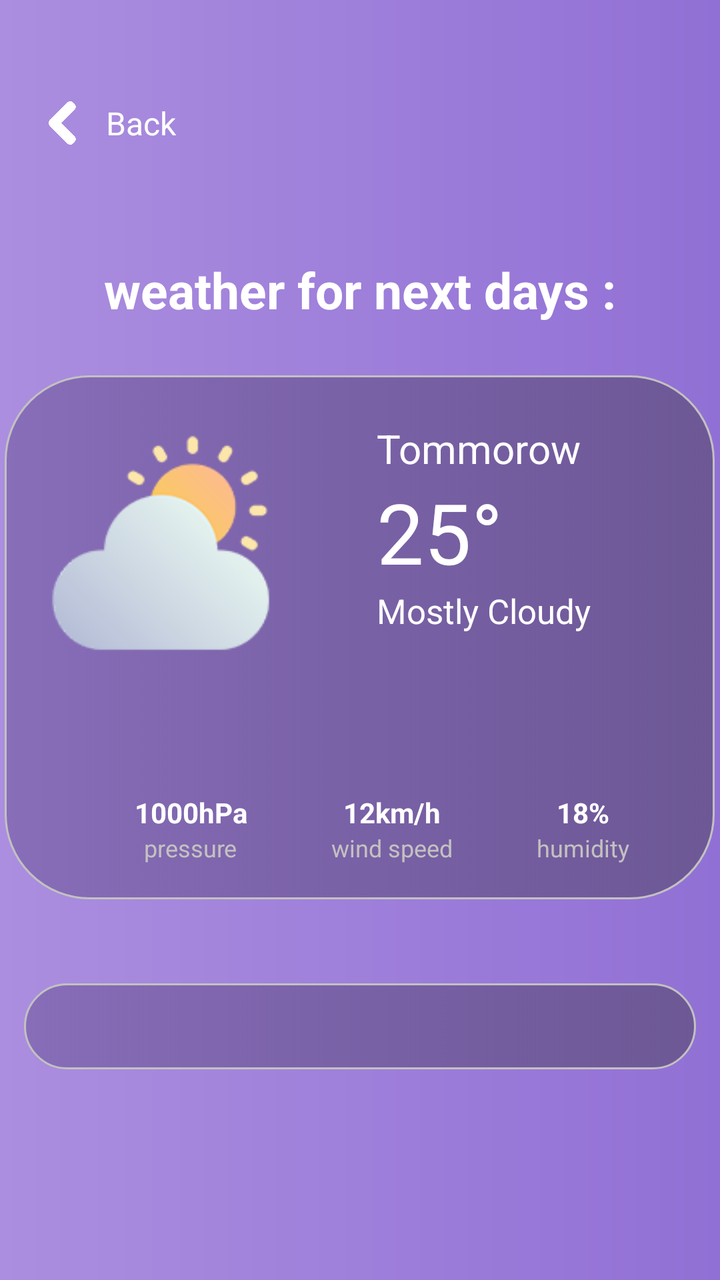
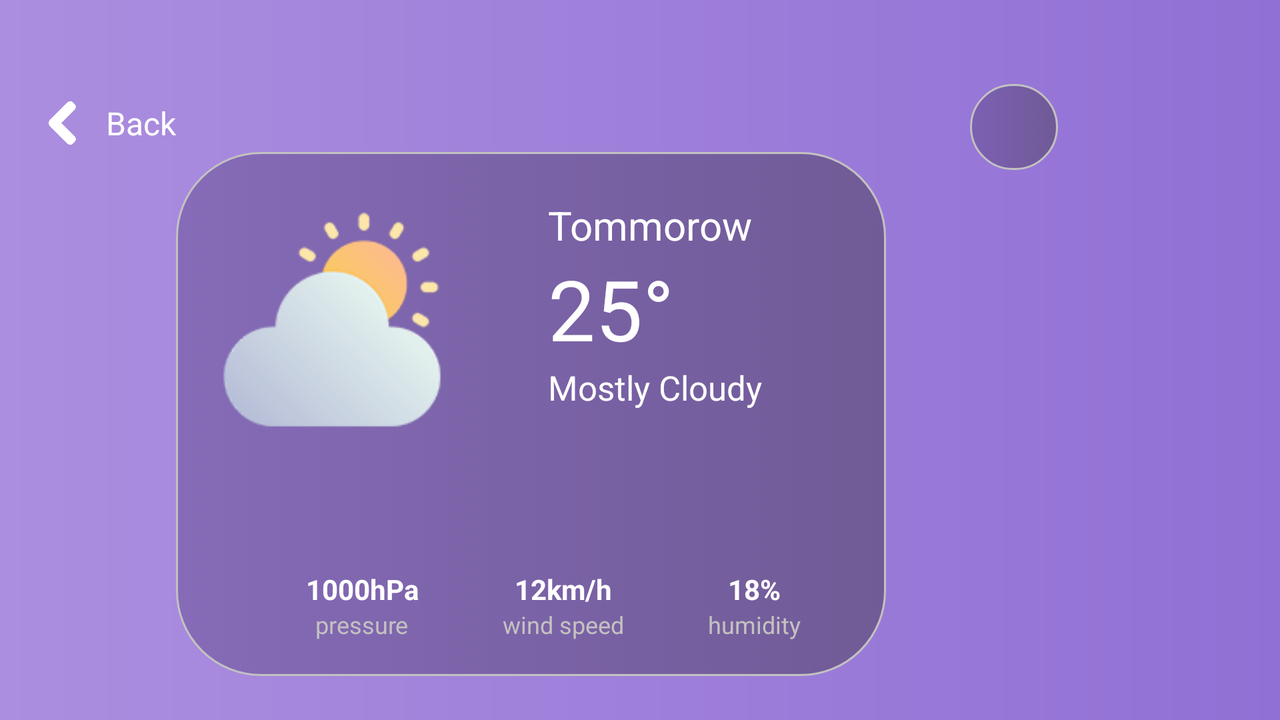

One screen, two layout resources from the same app: the default and the author's alternative for another configuration. Each is rendered where Android would select it; the XML of both is given below.
<!-- AndroidManifest.xml: application theme Theme.Pogoda -->
<!-- res/layout/activity_pogoda2.xml -->
<?xml version="1.0" encoding="utf-8"?>
<RelativeLayout
    xmlns:android="http://schemas.android.com/apk/res/android"
    xmlns:tools="http://schemas.android.com/tools"
    style="@style/BackgroundBack"
    tools:context=".MainWeatherNext">
    <LinearLayout
        android:layout_marginTop="47sp"
        android:id="@+id/back"
        android:layout_width="wrap_content"
        android:layout_height="wrap_content">
        <ImageView
            style="@style/imgBck"
            android:layout_width="41dp"
            android:layout_height="29dp"
            android:contentDescription="@string/description" />
        <TextView
            android:layout_height="wrap_content"
            android:layout_width="wrap_content"
            android:text="Back"
            android:layout_gravity="center"
            android:textSize="16sp"
            android:textColor="@color/white"/>
    </LinearLayout>
    <TextView
        android:id="@+id/cityName"
        android:textSize="25sp"
        android:layout_marginTop="52sp"
        android:layout_below="@+id/back"
        android:layout_width="match_parent"
        android:layout_height="wrap_content"
        android:textAlignment="center"
        android:textColor="@color/white"
        android:textStyle="bold"
        android:text="@string/weatherForTommorow"/>
    <TableLayout
        android:layout_below="@+id/cityName"
        style="@style/tableLayoutBck"
        android:id="@+id/nextTab">
        <TableRow
            android:layout_marginTop="23dp"
            android:layout_marginStart="23dp"
            android:layout_marginEnd="23dp">
            <ImageView
                android:id="@+id/weatherTommorow"
                android:contentDescription="@string/description"
                style="@style/imagetable"
                android:src="@drawable/cloudy_sunny"/>
            <LinearLayout
                android:orientation="vertical">
                <TextView
                    android:id="@+id/tommorow"
                    style="@style/imgBack.color"
                    android:text="Tommorow"
                    android:textSize="20sp" />
                <TextView
                    android:id="@+id/degreeTommorow"
                    style="@style/imgBack.color"
                    android:text="25°"
                    android:textSize="42sp" />
                <TextView
                    android:id="@+id/infoTommorow"
                    style="@style/imgBack.color"
                    android:text="Mostly Cloudy"
                    android:textSize="17sp" />
            </LinearLayout>
        </TableRow>
        <TableLayout
            android:layout_marginEnd="23dp"
            android:layout_marginStart="23dp">
            <TableRow>
                <LinearLayout
                    style="@style/verticalLinearLayout">
                    <ImageView
                        android:contentDescription="@string/description"
                        style="@style/verticalImage"
                        android:src="@drawable/barometer" />
                    <TextView
                        android:id="@+id/rainTommorow"
                        style="@style/verticalText.bold"
                        android:text="1000hPa" />
                    <TextView
                        style="@style/verticalText.small"
                        android:text="@string/rain"/>
                </LinearLayout>
                <LinearLayout
                    style="@style/verticalLinearLayout">
                    <ImageView
                        android:contentDescription="@string/description"
                        style="@style/verticalImage"
                        android:src="@drawable/wind" />
                    <TextView
                        android:id="@+id/windTommorow"
                        style="@style/verticalText.bold"
                        android:text="12km/h" />
                    <TextView
                        style="@style/verticalText.small"
                        android:text="wind speed"/>
                </LinearLayout>
                <LinearLayout
                    style="@style/verticalLinearLayout">
                    <ImageView
                        android:contentDescription="@string/description"
                        style="@style/verticalImage"
                        android:src="@drawable/humidity" />
                    <TextView
                        android:id="@+id/humidityTommorow"
                        style="@style/verticalText.bold"
                        android:text="18%" />
                    <TextView
                        style="@style/verticalText.small"
                        android:text="humidity"/>
                </LinearLayout>
            </TableRow>
        </TableLayout>
    </TableLayout>
    <ScrollView
        style="@style/scrollViewBack"
        android:layout_below="@id/nextTab">
        <TableLayout style="@style/tableLayoutBack" android:id="@+id/tableLayoutPogoda2"
            android:layout_gravity="center">
            <TextView/>
        </TableLayout>
    </ScrollView>
</RelativeLayout>
<!-- resources referenced by this layout -->
<resources>
  <color name="white">#FFFFFFFF</color>
  <string name="description">test</string>
  <string name="rain">pressure</string>
  <string name="weatherForTommorow">weather for next days :</string>
  <style name="BackgroundBack">
      <item name="android:layout_width">match_parent</item>
      <item name="android:layout_height">match_parent</item>
      <item name="android:background">@drawable/gradient</item>
  </style>
  <style name="imagetable">
      <item name="android:layout_width">110dp</item>
      <item name="android:layout_height">120dp</item>
      <item name="android:layout_marginEnd">53dp</item>
  </style>
  <style name="imgBack.color">
      <item name="android:textColor">@color/white</item>
  </style>
  <style name="imgBck">
      <item name="android:layout_width">wrap_content</item>
      <item name="android:layout_height">wrap_content</item>
      <item name="android:layout_marginStart">12dp</item>
      <item name="android:src">@drawable/bck</item>
  </style>
  <style name="scrollViewBack">
      <item name="android:background">@drawable/radius_weather</item>
      <item name="android:layout_width">match_parent</item>
      <item name="android:layout_height">wrap_content</item>
      <item name="android:layout_marginTop">42dp</item>
      <item name="android:layout_marginBottom">22sp</item>
      <item name="android:layout_marginStart">12sp</item>
      <item name="android:layout_marginEnd">12sp</item>
  </style>
  <style name="tableLayoutBack">
      <item name="android:layout_width">wrap_content</item>
      <item name="android:layout_height">wrap_content</item>
      <item name="android:layout_marginTop">12dp</item>
      <item name="android:layout_marginBottom">12dp</item>
      <item name="android:layout_marginStart">22dp</item>
      <item name="android:layout_marginEnd">22dp</item>
  </style>
  <style name="tableLayoutBck">
      <item name="android:layout_marginTop">26dp</item>
      <item name="android:layout_below">@id/back</item>
      <item name="android:layout_centerHorizontal">true</item>
      <item name="android:layout_width">355dp</item>
      <item name="android:layout_height">262dp</item>
      <item name="android:background">@drawable/radius</item>
  </style>
  <style name="verticalImage">
      <item name="android:layout_gravity">center</item>
      <item name="android:layout_marginBottom">5dp</item>
      <item name="android:layout_width">32dp</item>
      <item name="android:layout_height">32dp</item>
  </style>
  <style name="verticalLinearLayout">
          <item name="android:layout_width">wrap_content</item>
          <item name="android:layout_height">wrap_content</item>
          <item name="android:layout_centerHorizontal">true</item>
          <item name="android:layout_marginStart">42dp</item>
          <item name="android:layout_marginTop">29dp</item>
          <item name="android:orientation">vertical</item>
      </style>
  <style name="verticalText.bold">
          <item name="android:textColor">@color/white</item>
          <item name="android:textStyle">bold</item>
      </style>
  <style name="verticalText.small">
          <item name="android:textColor">@color/greyWhite</item>
          <item name="android:textSize">12sp</item>
      </style>
  <style name="Theme.Pogoda" parent="Base.Theme.Pogoda" />
  <!-- drawable gradient (drawable) -->
  <shape xmlns:android="http://schemas.android.com/apk/res/android"
      android:shape="rectangle">
      <gradient
          android:startColor="@color/violet"
          android:endColor="@color/darkViolet"
          android:type="linear" />
  </shape>
  <color name="greyWhite">#C3C1C1</color>
  <style name="Base.Theme.Pogoda" parent="Theme.Material3.DayNight.NoActionBar">
          <item name="android:statusBarColor">@color/transparent</item>
          <item name="android:windowTranslucentNavigation">true</item>
      </style>
  <color name="violet">#AB8EDF</color>
  <color name="darkViolet">#9170D5</color>
  <color name="radius1">#65533D7E</color>
  <color name="radius2">#A1584A70</color>
  <color name="transparent">#00FFFFFF</color>
</resources>
<!-- res/layout-land/activity_pogoda2.xml (the author's variant of the layout above) -->
<!-- drawn on the phone turned sideways -->
<?xml version="1.0" encoding="utf-8"?>

<LinearLayout
    xmlns:android="http://schemas.android.com/apk/res/android"
    xmlns:tools="http://schemas.android.com/tools"
    style="@style/BackgroundBack"
    tools:context=".MainWeatherNext">
<LinearLayout
    android:layout_marginTop="47sp"
    android:id="@+id/back"
    android:layout_width="wrap_content"
    android:layout_height="wrap_content">
    <ImageView
        style="@style/imgBck"
        android:layout_width="41dp"
        android:layout_height="29dp"
        android:contentDescription="@string/description" />
    <TextView
        android:layout_height="wrap_content"
        android:layout_width="wrap_content"
        android:text="Back"
        android:layout_gravity="center"
        android:textSize="16sp"
        android:textColor="@color/white"/>
</LinearLayout>
    <TableLayout
        style="@style/tableLayoutBck"
        android:id="@+id/nextTab">
        <TableRow
            android:layout_marginTop="23dp"
            android:layout_marginStart="23dp"
            android:layout_marginEnd="23dp">
            <ImageView
                android:id="@+id/weatherTommorow"
                android:contentDescription="@string/description"
                style="@style/imagetable"
                android:src="@drawable/cloudy_sunny"/>
            <LinearLayout
                android:orientation="vertical">
                <TextView
                    android:id="@+id/tommorow"
                    style="@style/imgBack.color"
                    android:text="Tommorow"
                    android:textSize="20sp" />
                <TextView
                    android:id="@+id/degreeTommorow"
                    style="@style/imgBack.color"
                    android:text="25°"
                    android:textSize="42sp" />
                <TextView
                    android:id="@+id/infoTommorow"
                    style="@style/imgBack.color"
                    android:text="Mostly Cloudy"
                    android:textSize="17sp" />
            </LinearLayout>
        </TableRow>
        <TableLayout
            android:layout_marginEnd="23dp"
            android:layout_marginStart="23dp">
            <TableRow>
                <LinearLayout
                    style="@style/verticalLinearLayout">
                    <ImageView
                        android:contentDescription="@string/description"
                        style="@style/verticalImage"
                        android:src="@drawable/barometer" />
                    <TextView
                        android:id="@+id/rainTommorow"
                        style="@style/verticalText.bold"
                        android:text="1000hPa" />
                    <TextView
                        style="@style/verticalText.small"
                        android:text="@string/rain"/>
                </LinearLayout>
                <LinearLayout
                    style="@style/verticalLinearLayout">
                    <ImageView
                        android:contentDescription="@string/description"
                        style="@style/verticalImage"
                        android:src="@drawable/wind" />
                    <TextView
                        android:id="@+id/windTommorow"
                        style="@style/verticalText.bold"
                        android:text="12km/h" />
                    <TextView
                        style="@style/verticalText.small"
                        android:text="wind speed"/>
                </LinearLayout>
                <LinearLayout
                    style="@style/verticalLinearLayout">
                    <ImageView
                        android:contentDescription="@string/description"
                        style="@style/verticalImage"
                        android:src="@drawable/humidity" />
                    <TextView
                        android:id="@+id/humidityTommorow"
                        style="@style/verticalText.bold"
                        android:text="18%" />
                    <TextView
                        style="@style/verticalText.small"
                        android:text="humidity"/>
                </LinearLayout>
            </TableRow>
        </TableLayout>
    </TableLayout>
    <ScrollView
        style="@style/scrollViewBack">
        <TableLayout style="@style/tableLayoutBack" android:id="@+id/tableLayoutPogoda2"
            android:layout_gravity="center">
            <TextView/>
        </TableLayout>
    </ScrollView>
</LinearLayout>
<!-- resources referenced by the variant -->
<!-- as the phone turned sideways resolves them -->
<resources>
  <color name="white">#FFFFFFFF</color>
  <string name="description">test</string>
  <string name="rain">pressure</string>
  <!-- from res/values-land/ -->
  <style name="BackgroundBack">
          <item name="android:layout_width">match_parent</item>
          <item name="android:layout_height">match_parent</item>
          <item name="android:background">@drawable/gradient</item>
      </style>
  <!-- from res/values-land/ -->
  <style name="imagetable">
          <item name="android:layout_width">110dp</item>
          <item name="android:layout_height">120dp</item>
          <item name="android:layout_marginEnd">53dp</item>
      </style>
  <!-- from res/values-land/ -->
  <style name="imgBack.color">
          <item name="android:textColor">@color/white</item>
      </style>
  <!-- from res/values-land/ -->
  <style name="imgBck">
          <item name="android:layout_width">wrap_content</item>
          <item name="android:layout_height">wrap_content</item>
          <item name="android:layout_marginStart">12dp</item>
          <item name="android:src">@drawable/bck</item>
      </style>
  <!-- from res/values-land/ -->
  <style name="tableLayoutBack">
          <item name="android:layout_width">wrap_content</item>
          <item name="android:layout_height">wrap_content</item>
          <item name="android:layout_marginTop">12dp</item>
          <item name="android:layout_marginBottom">12dp</item>
          <item name="android:layout_marginStart">22dp</item>
          <item name="android:layout_marginEnd">22dp</item>
      </style>
  <!-- from res/values-land/ -->
  <style name="tableLayoutBck">
          <item name="android:layout_marginTop">76dp</item>
          <item name="android:layout_below">@id/back</item>
          <item name="android:layout_centerHorizontal">true</item>
          <item name="android:layout_width">355dp</item>
          <item name="android:layout_height">262dp</item>
          <item name="android:background">@drawable/radius</item>
      </style>
  <!-- from res/values-land/ -->
  <style name="verticalImage">
          <item name="android:layout_gravity">center</item>
          <item name="android:layout_marginBottom">5dp</item>
          <item name="android:layout_width">32dp</item>
          <item name="android:layout_height">32dp</item>
      </style>
  <!-- from res/values-land/ -->
  <style name="verticalLinearLayout">
          <item name="android:layout_width">wrap_content</item>
          <item name="android:layout_height">wrap_content</item>
          <item name="android:layout_centerHorizontal">true</item>
          <item name="android:layout_marginStart">42dp</item>
          <item name="android:layout_marginTop">29dp</item>
          <item name="android:orientation">vertical</item>
      </style>
  <!-- from res/values-land/ -->
  <style name="verticalText.bold">
          <item name="android:textColor">@color/white</item>
          <item name="android:textStyle">bold</item>
      </style>
  <!-- from res/values-land/ -->
  <style name="verticalText.small">
          <item name="android:textColor">@color/greyWhite</item>
          <item name="android:textSize">12sp</item>
      </style>
  <style name="Theme.Pogoda" parent="Base.Theme.Pogoda" />
  <!-- drawable gradient (drawable) -->
  <shape xmlns:android="http://schemas.android.com/apk/res/android"
      android:shape="rectangle">
      <gradient
          android:startColor="@color/violet"
          android:endColor="@color/darkViolet"
          android:type="linear" />
  </shape>
  <color name="greyWhite">#C3C1C1</color>
  <style name="Base.Theme.Pogoda" parent="Theme.Material3.DayNight.NoActionBar">
          <item name="android:statusBarColor">@color/transparent</item>
          <item name="android:windowTranslucentNavigation">true</item>
      </style>
  <color name="violet">#AB8EDF</color>
  <color name="darkViolet">#9170D5</color>
  <color name="radius1">#65533D7E</color>
  <color name="radius2">#A1584A70</color>
  <color name="transparent">#00FFFFFF</color>
</resources>
